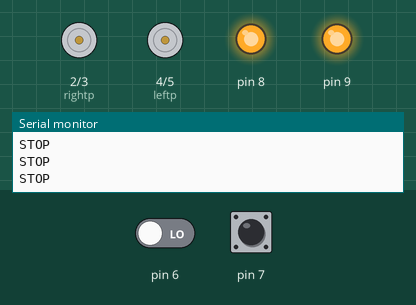
The sketch below on a simulated Arduino Uno, built with avr-gcc and run on an emulated ATmega328P. Shown: motor-driver pin pairs drawn as motors (green arrow = first pin HIGH = forward, orange = second pin HIGH = backward, longer = more drive), output pins drawn as LEDs (lit = HIGH), the last lines printed to the serial monitor. Inputs (shaded band) come from the test bench; at power-on: pin 6 LOW, pin 7 LOW.

Above: at 1.2 s.
1.3 s: pin 6 driven HIGH
At 1.7 s:
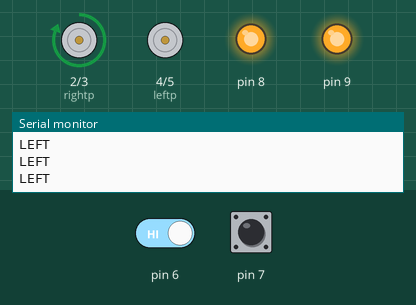
2.8 s: pin 7 driven HIGH
At 4.0 s:
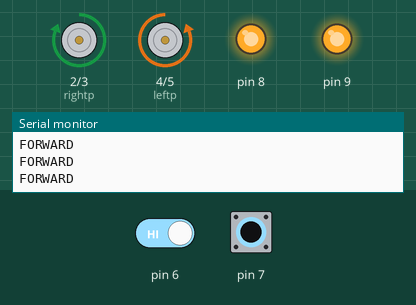
4.3 s: pin 6 driven LOW
At 5.2 s:
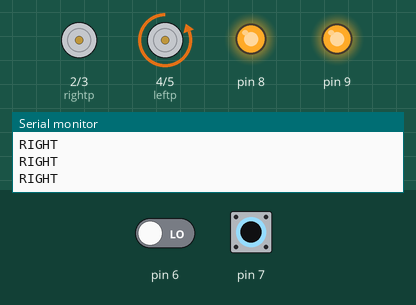
5.8 s: pin 7 driven LOW
At 6.3 s:
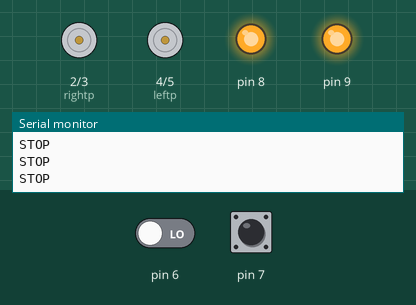
7.3 s: pin 7 pulsed HIGH 2 times (0.12 s each, 0.3 s apart)
At 7.51 s:
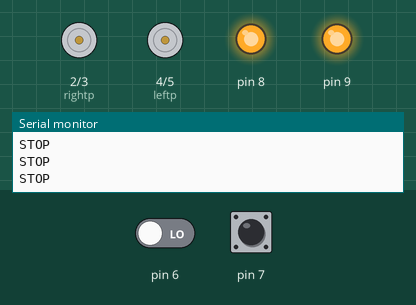
10.9 s: pin 6 driven HIGH and pin 7 driven HIGH
At 11.5 s:
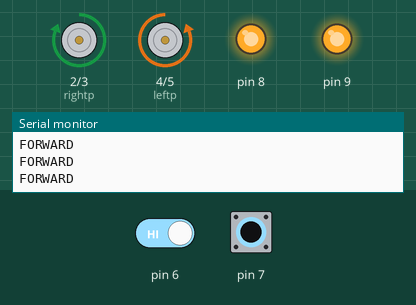
Timing chart, 0 to 13.9 s (numbered marks = the images above; inputs shaded):
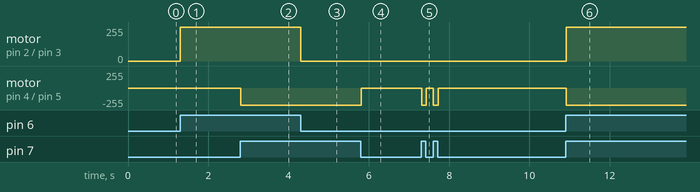

Measured:
- after the input at 1.3 s, motor on pin 2 (rightp) / pin 3 (rightn): stopped → forward 255/255 at once
- after the input at 2.8 s, motor on pin 4 (leftp) / pin 5 (leftn): stopped → backward 255/255 at once
- after the input at 4.3 s, motor on pin 2 (rightp) / pin 3 (rightn): forward 255/255 → stopped at once
- after the input at 5.8 s, motor on pin 4 (leftp) / pin 5 (leftn): backward 255/255 → stopped at once
- after the input at 7.3 s, motor on pin 4 (leftp) / pin 5 (leftn): alternates backward 255/255 for 0.12 s and stopped for 0.18 s, 4 changes in all, then stays stopped, starting at once
- after the input at 10.9 s, motor on pin 2 (rightp) / pin 3 (rightn): stopped → forward 255/255 at once; motor on pin 4 (leftp) / pin 5 (leftn): stopped → backward 255/255 at once

The sketch:

object_follower.ino
```cpp
 int rightp=2;
 int rightn=3;
 int leftp=4;
 int leftn=5;


void setup() {
  // put your setup code here, to run once:


  pinMode(rightp,OUTPUT); //right WHEEL POSITIVE
  pinMode(rightn,OUTPUT); //right WHEEL NEGATIVE
  pinMode(leftp,OUTPUT); //left WHEEL POSITIVE
  pinMode(leftn,OUTPUT); //left WHEEL NEGATIVE
  pinMode(6,INPUT);
  pinMode(7,INPUT);
  pinMode(8,OUTPUT);
  pinMode(9,OUTPUT);
  digitalWrite(8,HIGH);
  digitalWrite(9,HIGH);

  Serial.begin(9600);
}

void loop() {
  // put your main code here, to run repeatedly:
  int sl=digitalRead(6);
  int sr=digitalRead(7);

if(sl==HIGH && sr==HIGH)
{
Serial.println("FORWARD");
digitalWrite(rightp,HIGH);
digitalWrite(rightn,LOW);
digitalWrite(leftp,LOW);
digitalWrite(leftn,HIGH);
delay(1);
}

else if(sl==LOW && sr==LOW)
{
Serial.println("STOP");
digitalWrite(rightp,LOW);
digitalWrite(rightn,LOW);
digitalWrite(leftp,LOW);
digitalWrite(leftn,LOW);
delay(1);
}

else if(sl==HIGH && sr==LOW)
{
Serial.println("LEFT");
digitalWrite(rightp,HIGH);
digitalWrite(rightn,LOW);
digitalWrite(leftp,LOW);
digitalWrite(leftn,LOW);
delay(1);
}

else if(sl==LOW && sr==HIGH)
{
Serial.println("RIGHT");
digitalWrite(rightp,LOW);
digitalWrite(rightn,LOW);
digitalWrite(leftp,LOW);
digitalWrite(leftn,HIGH);
delay(1);
}


}
```
